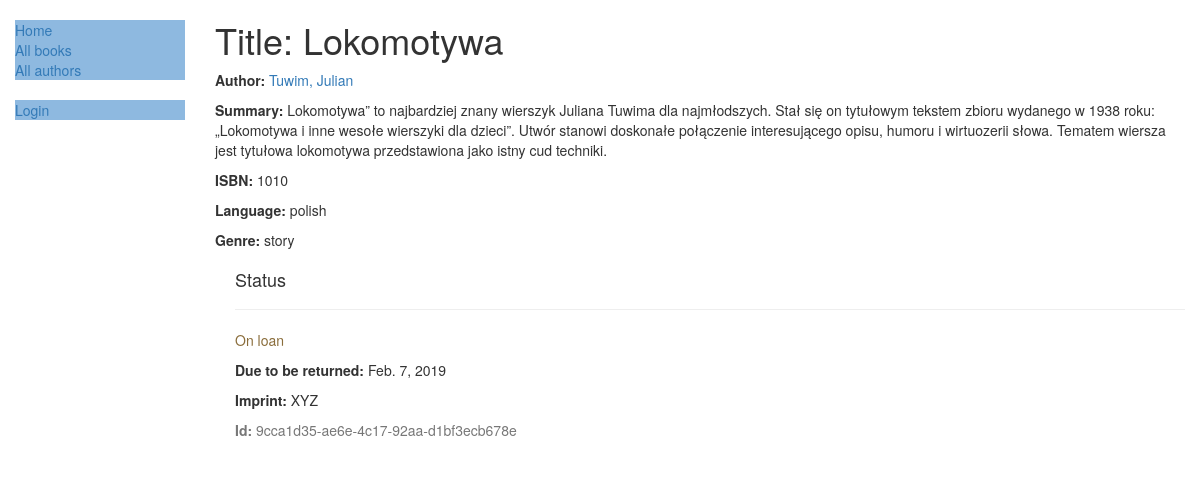
/catalog/book/1, run on the app's committed database.
### catalog/models.py (models this page shows, shortened)
class Book(models.Model):
    title = models.CharField(max_length=200)
    author = models.ForeignKey('Author', on_delete=models.SET_NULL, null=True)
    summary = models.TextField(max_length=1000, help_text="Enter a brief description of the book")
    isbn = models.CharField('ISBN', max_length=13, help_text='13 Character <a href="https://www.isbn-international.org/content/what-isbn">ISBN number</a>')
    genre = models.ManyToManyField(Genre, help_text="Select a genre for this book")
    language = models.ForeignKey('Language', on_delete=models.SET_NULL, null=True)
    def display_genre(self):
        """Tworzy ciąg dla gatunku. Jest to wymagane do wyświetlania gatunku w Admin."""
        return ', '.join([genre.name for genre in self.genre.all()[:3]])
    display_genre.short_description = 'Genre'

class Author(models.Model):
    first_name = models.CharField(max_length=100)
    last_name = models.CharField(max_length=100)
    date_of_birth = models.DateField(null=True, blank=True)
    date_of_death = models.DateField('died', null=True, blank=True)
    class Meta:
        ordering = ['last_name', 'first_name']
    def __str__(self):
        return '{0}, {1}'.format(self.last_name, self.first_name)

class Language(models.Model):
    name = models.CharField(max_length=200, help_text="Enter the book's natural language (e.g. English, French, Japanese etc.)")
    def __str__(self):
        return self.name

class Genre(models.Model):
    name = models.CharField(
        max_length=200,
        help_text="Enter a book genre (e.g. Science Fiction, French Poetry etc.)"
        )
    def __str__(self):
        return self.name

class BookInstance(models.Model):
    id = models.UUIDField(primary_key=True, default=uuid.uuid4, help_text="Unique ID for this particular book across whole library")
    book = models.ForeignKey('Book', on_delete=models.SET_NULL, null=True)
    imprint = models.CharField(max_length=200)
    due_back = models.DateField(null=True, blank=True)
    borrower = models.ForeignKey(User, on_delete=models.SET_NULL, null=True, blank=True)
    LOAN_STATUS = (
        ('d', 'Maintenance'),
        ('o', 'On loan'),
        ('a', 'Available'),
        ('r', 'Reserved'),
    )
    status = models.CharField(
        max_length=1,
        choices=LOAN_STATUS,
        blank=True,
        default='d',
        help_text='Book availability')
    class Meta:
        ordering = ['due_back']
        permissions = (("can_mark_returned", "Set book as returned"),)

### catalog/views.py (the view)
# urls.py: path('book/<int:pk>', views.BookDetailView.as_view(), name='book-detail'),
class BookDetailView(generic.DetailView):
    model = Book

### catalog/templates/catalog/book_detail.html
{% extends "base_generic.html" %}
{% block content %}
<h1>Title: {{ book.title }}</h1>
<p><strong>Author:</strong> <a href="{% url 'author-detail' book.author.pk %}">{{ book.author }}</a></p>
<p><strong>Summary:</strong> {{ book.summary }}</p>
<p><strong>ISBN:</strong> {{ book.isbn }}</p>
<p><strong>Language:</strong> {{ book.language }}</p>
<p><strong>Genre:</strong> {% for genre in book.genre.all %}{{genre}}{% if not forloop.last %}, {% endif %}{% endfor %}</p>
<div style="margin-left:20px;margin-top:20px">
<h4>Status</h4>
{% for copy in book.bookinstance_set.all %}
<hr>
<p class="{% if copy.status == 'a' %}text-success{% elif copy.status == 'd' %}text-danger{% else %}text-warning{% endif %}">{{ copy.get_status_display }}</p>
{% if copy.status != 'a' %}<p><strong>Due to be returned:</strong> {{copy.due_back}}</p>{% endif %}
<p><strong>Imprint:</strong> {{copy.imprint}}</p>
<p class="text-muted"><strong>Id:</strong> {{copy.id}}</p>
{% endfor %}
</div>
{% endblock %}

### data on the page
Book: title "Lokomotywa", author "Tuwim, Julian", summary "Lokomotywa” to najbardziej znany wierszyk Juliana Tuwima dla najmłodszych. Stał się on tytułowym tekstem zbioru wydanego w 1938 roku: „Lokomotywa i inne wesołe wierszyki dla dzieci”. Utwór stanowi doskonałe połączenie interesującego opisu, humoru i wirtuozerii słowa. Tematem wiersza jest tytułowa lokomotywa przedstawiona jako istny cud techniki.", isbn "1010", language "polish"
Genre: name "story"
BookInstance: status "On loan", due_back "Feb. 7, 2019", imprint "XYZ", id "9cca1d35-ae6e-4c17-92aa-d1bf3ecb678e"
